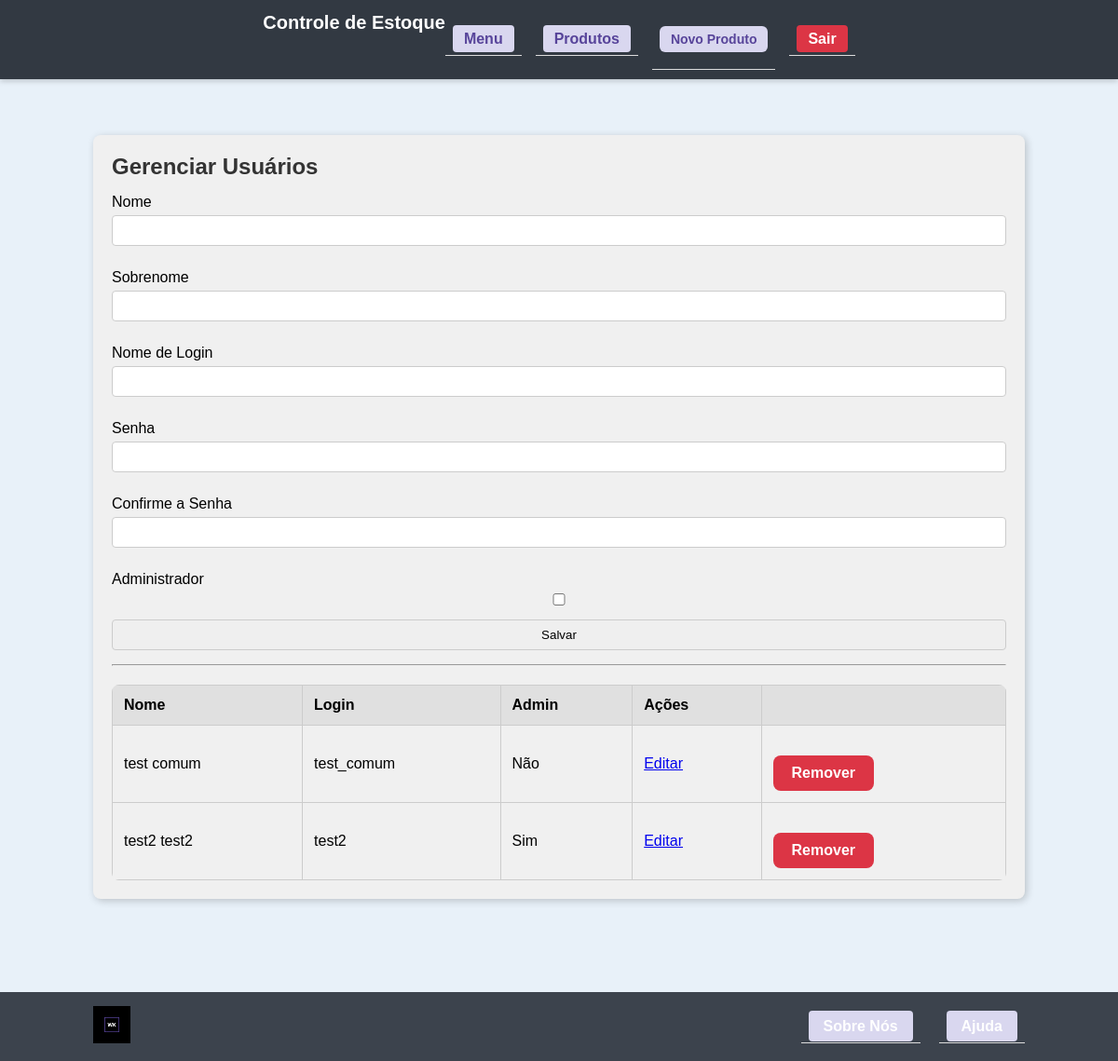
The page /admin/usuarios/ (signed in) on the database as committed earlier.
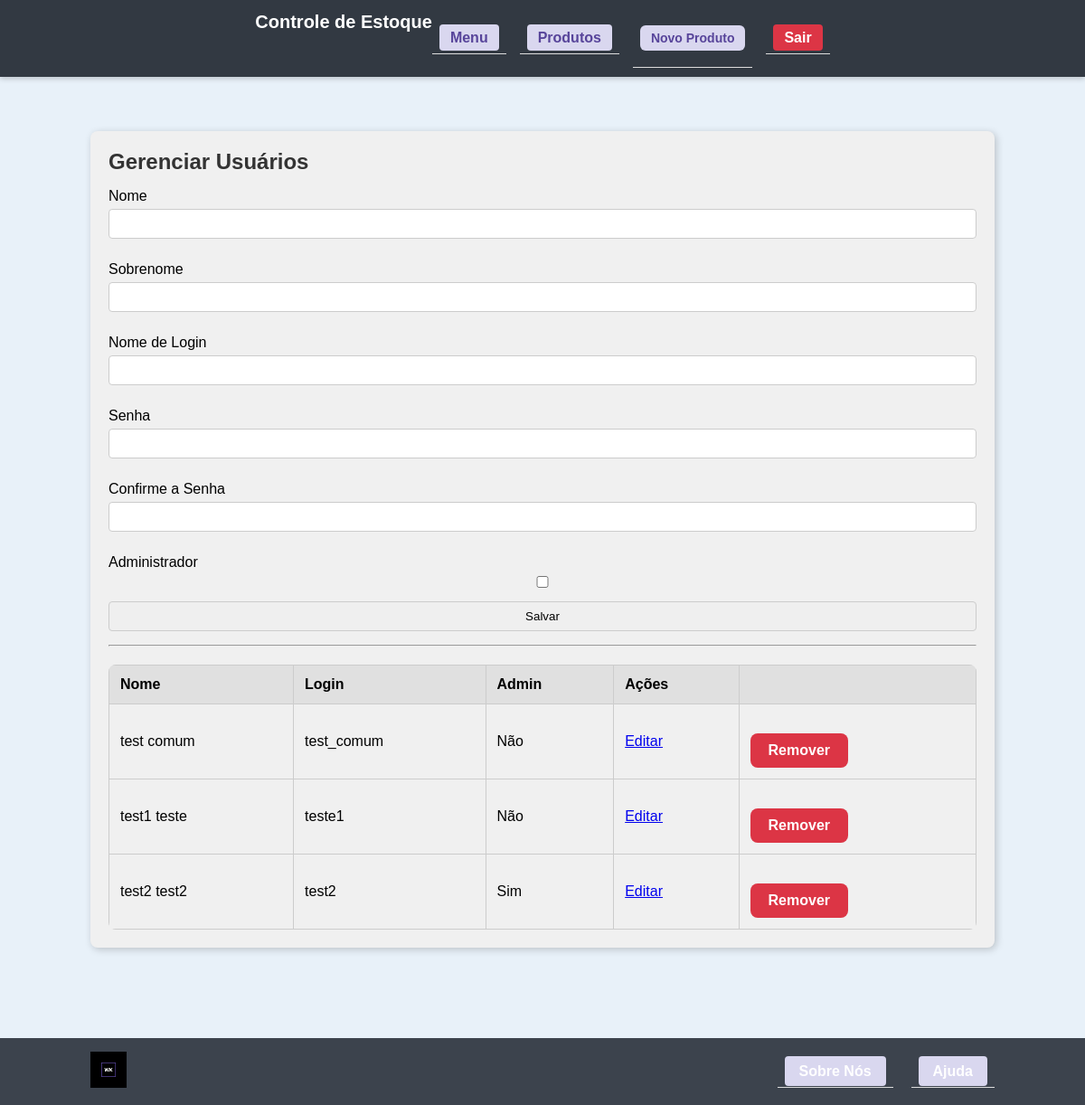
The same page on the database as committed later.
### app/models.py (models this page shows)
class User(db.Model, UserMixin):
    __tablename__ = "user"
    id = db.Column(db.Integer, primary_key=True)
    nome = db.Column(db.String, nullable=True)
    sobrenome = db.Column(db.String, nullable=True)
    login_nome = db.Column(db.String, nullable=False)
    senha = db.Column(db.String, nullable=True)
    admin = db.Column(db.Boolean, nullable=False, default=False)
    ativo = db.Column(db.Boolean, nullable=False, default=True)
    __table_args__ = (
        db.UniqueConstraint("login_nome", name="uq_user_login_nome"),
    )

### app/views.py (the view, shortened to what this page needs)
@app.route('/admin/usuarios/', methods=['GET', 'POST'])
@login_required
def gerenciar_usuarios():
    if not current_user.admin:
        abort(403)
    form = UserForm()
    usuarios = User.query.filter_by(ativo=True).order_by(User.nome.asc()).all()
    return render_template('admin_usuarios.html', form=form, usuarios=usuarios)

### app/forms.py (shortened to what this page needs)
class UserForm(FlaskForm):
    nome = StringField('Nome', validators=[DataRequired()])
    sobrenome = StringField('Sobrenome', validators=[DataRequired()])
    login_nome = StringField('Nome de Login', validators=[DataRequired()])
    senha = PasswordField('Senha', validators=[DataRequired()])
    confirmacao_senha = PasswordField('Confirme a Senha', validators=[DataRequired(), EqualTo('senha',message='As senhas devem coincidir.')])
    admin = BooleanField('Administrador')
    btnSubmit = SubmitField('Salvar')

### app/models.py (called while the page is built)
@login_manager.user_loader
def load_user(user_id):
    return User.query.get(user_id)

### app/templates/admin_usuarios.html (shortened to what this page needs)
{% extends 'base.html' %}
{% block content %}
    <div class="formulario">
        <h2>Gerenciar Usuários</h2>
        <form method="POST">
            <div>{{ form.nome.label }} {{ form.nome() }}</div>
            <div>{{ form.sobrenome.label }} {{ form.sobrenome() }}</div>
            <div>{{ form.login_nome.label }} {{ form.login_nome() }}</div>
            <div>{{ form.senha.label }} {{ form.senha() }}</div>
            <div>{{ form.confirmacao_senha.label }} {{ form.confirmacao_senha() }}</div>
            <div>{{ form.admin.label }} {{ form.admin() }}</div>
            <div>{{ form.btnSubmit() }}</div>
        </form>
        <hr>
        <table class="tabela">
            <thead>
                <tr>
                    <th>Nome</th>
                    <th>Login</th>
                    <th>Admin</th>
                    <th>Ações</th>
                    <th></th>
                </tr>
            </thead>
            <tbody>
                {% for usuario in usuarios %}
                <tr>
                    <td>{{ usuario.nome }} {{ usuario.sobrenome }}</td>
                    <td>{{ usuario.login_nome }}</td>
                    <td>{{ 'Sim' if usuario.admin else 'Não' }}</td>
                    <td>
                        <a href="{{ url_for('editar_usuario', id=usuario.id) }}">Editar</a>
                    </td>
                    <td>
                        <div class="botoes-acoes">
                            <a href="{{ url_for('remover_usuario', id=usuario.id) }}" class="btn-remover" onclick="return confirm('Deseja realmente remover este usuário?')">
                                Remover
                            </a>
                    </div>
                    </td
                </tr>
                {% endfor %}
            </tbody>
        </table>
    </div>
{% endblock %}

Rows that differ between the two databases and show on the page:
added User: nome "test1", sobrenome "teste", login_nome "teste1", admin "Não"
